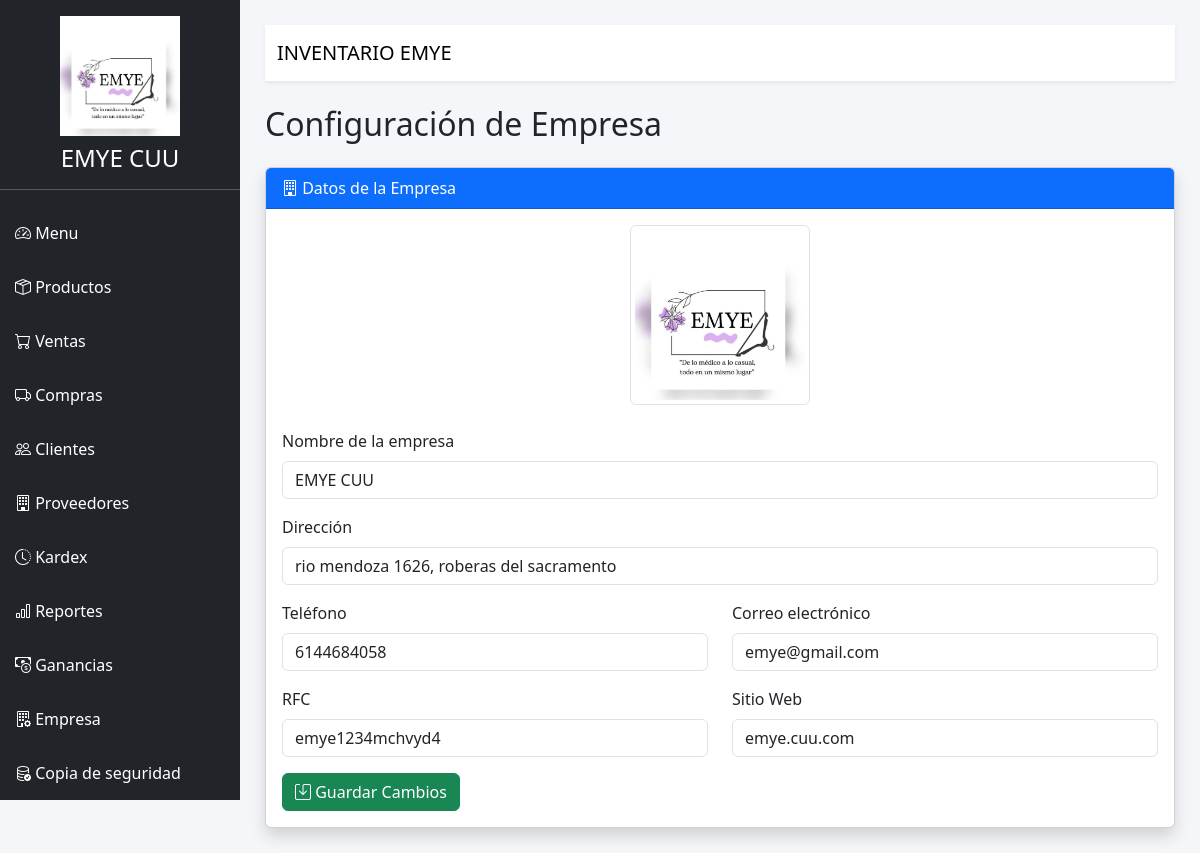
The app's page /empresa with its own data.
### SistemaInventarioWeb/models/database.py (models this page shows)
class Empresa(db.Model):
    __tablename__ = "empresa"
    id = db.Column(db.Integer, primary_key=True)
    nombre = db.Column(db.String(150), nullable=False)
    direccion = db.Column(db.String(250))
    telefono = db.Column(db.String(30))
    correo = db.Column(db.String(120))
    rfc = db.Column(db.String(30))
    sitio_web = db.Column(db.String(120))
    logo = db.Column(db.String(200))

### SistemaInventarioWeb/routes/empresa.py (the view, shortened to what this page needs)
@empresa_bp.route("/empresa", methods=["GET", "POST"])
def empresa():
    empresa = Empresa.query.first()
    return render_template(
        "empresa.html",
        empresa=empresa
    )

### SistemaInventarioWeb/app.py (called while the page is built)
@app.context_processor
def datos_empresa():
    empresa = Empresa.query.first()
    return {
        "empresa": empresa
    }

### SistemaInventarioWeb/templates/empresa.html
{% extends 'base.html' %}
{% block contenido %}
<h2 class="mb-4">
    Configuración de Empresa
</h2>
<div class="card shadow">
    <div class="card-header bg-primary text-white">
        <i class="bi bi-building"></i>
        Datos de la Empresa
    </div>
    <div class="card-body">
        {% if empresa.logo %}
<div class="text-center mb-4">
    <img
    src="/static/{{ empresa.logo }}"
    class="img-thumbnail"
    style="width:180px; height:180px; object-fit:contain;">
</div>
{% endif %}
        <form method="POST">
            <div class="mb-3">
                <label class="form-label">
                    Nombre de la empresa
                </label>
                <input
                type="text"
                class="form-control"
                name="nombre"
                value="{{ empresa.nombre }}"
                required>
            </div>
            <div class="mb-3">
                <label class="form-label">
                    Dirección
                </label>
                <input
                type="text"
                class="form-control"
                name="direccion"
                value="{{ empresa.direccion or '' }}">
            </div>
            <div class="row">
                <div class="col-md-6 mb-3">
                    <label class="form-label">
                        Teléfono
                    </label>
                    <input
                    type="text"
                    class="form-control"
                    name="telefono"
                    value="{{ empresa.telefono or '' }}">
                </div>
                <div class="col-md-6 mb-3">
                    <label class="form-label">
                        Correo electrónico
                    </label>
                    <input
                    type="email"
                    class="form-control"
                    name="correo"
                    value="{{ empresa.correo or '' }}">
                </div>
            </div>
            <div class="row">
                <div class="col-md-6 mb-3">
                    <label class="form-label">
                        RFC
                    </label>
                    <input
                    type="text"
                    class="form-control"
                    name="rfc"
                    value="{{ empresa.rfc or '' }}">
                </div>
                <div class="col-md-6 mb-3">
                    <label class="form-label">
                        Sitio Web
                    </label>
                    <input
                    type="text"
                    class="form-control"
                    name="sitio_web"
                    value="{{ empresa.sitio_web or '' }}">
                </div>
            </div>
            <button
            class="btn btn-success">
                <i class="bi bi-save"></i>
                Guardar Cambios
            </button>
        </form>
    </div>
</div>
{% endblock %}

### SistemaInventarioWeb/templates/base.html (shortened to what this page needs)
<!DOCTYPE html>
<html lang="es">
<head>
    <link href="https://cdn.jsdelivr.net/npm/bootstrap@5.3.8/dist/css/bootstrap.min.css" rel="stylesheet">
    <link href="https://cdn.jsdelivr.net/npm/bootstrap-icons@1.13.1/font/bootstrap-icons.css" rel="stylesheet">
    <link rel="stylesheet"
          href="https://cdn.datatables.net/1.13.8/css/dataTables.bootstrap5.min.css">
    <link href="https://cdn.jsdelivr.net/npm/select2@4.1.0-rc.0/dist/css/select2.min.css" rel="stylesheet">
    <link rel="stylesheet"
          href="{{ url_for('static', filename='css/style.css') }}">
</head>
<body>
<div class="d-flex">
    <div class="sidebar">
        <div class="text-center mt-3">
    {% if empresa and empresa.logo %}
    <img
    src="{{ url_for('static', filename=empresa.logo) }}"
    style="width:120px;height:120px;object-fit:contain;"
    class="mb-2">
    {% endif %}
    <h4 class="text-white">
        {% if empresa %}
            {{ empresa.nombre }}
        {% else %}
            EMYE CUU
        {% endif %}
    </h4>
</div>
        <hr>
        <a href="/">
            <i class="bi bi-speedometer2"></i>
            Menu
        </a>
        <a href="/productos">
            <i class="bi bi-box-seam"></i>
            Productos
        </a>
        <a href="/ventas">
            <i class="bi bi-cart"></i>
            Ventas
        </a>
        <a href="/compras">
            <i class="bi bi-truck"></i>
            Compras
        </a>
        <a href="/clientes">
            <i class="bi bi-people"></i>
            Clientes
        </a>
        <a href="/proveedores">
            <i class="bi bi-building"></i>
            Proveedores
        </a>
        <a href="/kardex">
            <i class="bi bi-clock-history"></i>
            Kardex
        </a>
        <a href="/reportes">
            <i class="bi bi-bar-chart"></i>
            Reportes
        </a>
        <a href="/ganancias">
           <i class="bi bi-cash-coin"></i>
         Ganancias
          </a>
            <a href="/empresa">
            <i class="bi bi-building-gear"></i>
           Empresa
        </a>
        <a href="/respaldo">
            <i class="bi bi-database-check"></i>
            Copia de seguridad
        </a>
    </div>
    <div class="contenido">
        <nav class="navbar bg-white shadow-sm mb-4">
            <div class="container-fluid">
                <span class="navbar-brand">
                    INVENTARIO EMYE
                </span>
            </div>
        </nav>
        {% block contenido %}
        {% endblock %}
    </div>
</div>
</body>
</html>

### SistemaInventarioWeb/static/css/style.css (style rules this page uses)
body { background:#f4f6f9; }
.sidebar { width:240px; height:100vh; background:#212529; color:white; position:fixed; top:0; left:0; overflow-y:auto; }
.sidebar a { color:white; display:block; padding:15px; text-decoration:none; }
.contenido { margin-left:240px; width:100%; padding:25px; }

### records on screen
Empresa: logo (picture), nombre "EMYE CUU", direccion "rio mendoza 1626, roberas del sacramento", telefono "6144684058", correo "emye@gmail.com", rfc "emye1234mchvyd4", sitio_web "emye.cuu.com"
